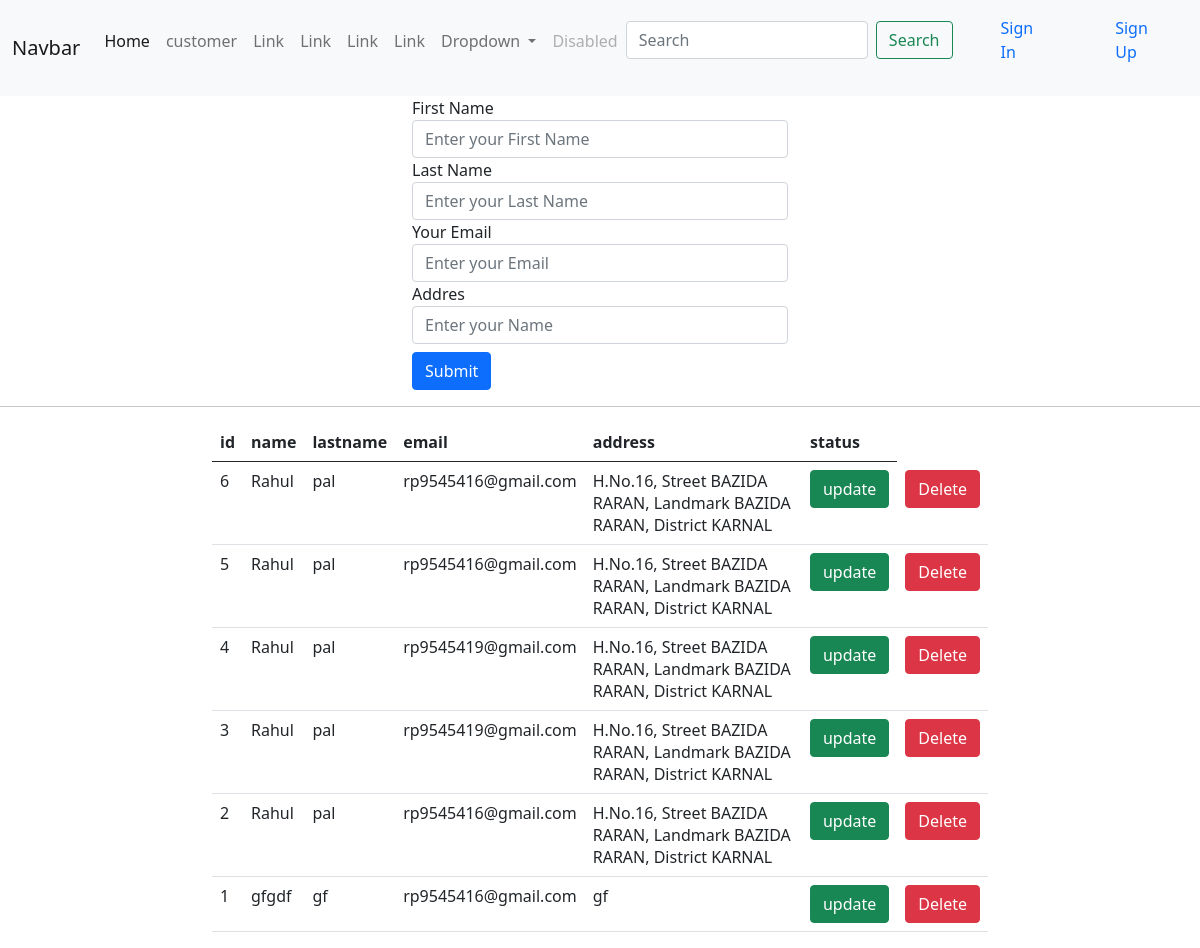
Screenshot of /user/students with the database file from the repository.
### users/models.py (models this page shows, shortened)
class students(models.Model):
    id = models.AutoField(primary_key=True)
    name = models.CharField(max_length=20)
    last_name = models.CharField(max_length=20)
    email=models.EmailField(max_length=254)
    address = models.CharField(max_length=255)

### users/views.py (the view)
# urls.py: path('students',views.student, name='customer'),
def student(request):
    std = students.objects.all().order_by('-pk')
    return render(request, 'create.html', {'std': std})

### users/templates/create.html (shortened to what this page needs)
{% extends "base.html" %}
{% load static %}
{% block content %}
<div class='container-fluid col-4'>
    <form method="post" action='#' id='stu'>
        <div class="form-group">
            <label for="name">First Name</label>
            <input type="text" class="form-control" id="fname" placeholder="Enter your First Name" name="fname"
                required>
            <label for="name">Last Name</label>
            <input type="text" class="form-control" id="lname" placeholder="Enter your Last Name" name="lname" required>
            <label for="email">Your Email</label>
            <input type="email" class="form-control" id="email" placeholder="Enter your Email" name="email" required>
            <label for="uname">Addres</label>
            <input type="text" class="form-control" id="address" placeholder="Enter your Name" name="address" required>
        </div>
        <button type="submit" id='submitbtn' class="btn btn-primary mt-2">Submit</button>
    </form>
</div>
<hr>
<div class="container-fluid col-8">
    <table class="table" id='stdid'>
        <thead>
            <tr><th>id</th>
                <th>name</th>
                <th>lastname</th>
                <th>email</th>
                <th>address</th>
                <th>status</th>
            </tr>
        </thead>
        <tbody>
            {% for s in std %}
            <tr>
                <td scope="row">{{s.id}}</td>
                    <td>{{s.name}}</td>
                <td>{{s.last_name}}</td>
                <td>{{s.email}}</td>
                <td>{{s.address}}</td>
                <td><a href="" class='btn btn-success' id='btnupdate' data-id="{{s.id}}" >update</a></td>
                <td><a href="{% url 'delete' s.id %}"   class='btn btn-danger'>Delete</a></td>
            </tr>
            {% endfor %}
        </tbody>
    </table>
</div>
{% endblock content %}

### rows the page displays
students: id "6", name "Rahul", last_name "pal", email "rp9545416@gmail.com", address "H.No.16, Street BAZIDA RARAN, Landmark BAZIDA RARAN, District KARNAL"
students: id "5", name "Rahul", last_name "pal", email "rp9545416@gmail.com", address "H.No.16, Street BAZIDA RARAN, Landmark BAZIDA RARAN, District KARNAL"
students: id "4", name "Rahul", last_name "pal", email "rp9545419@gmail.com", address "H.No.16, Street BAZIDA RARAN, Landmark BAZIDA RARAN, District KARNAL"
students: id "3", name "Rahul", last_name "pal", email "rp9545419@gmail.com", address "H.No.16, Street BAZIDA RARAN, Landmark BAZIDA RARAN, District KARNAL"
students: id "2", name "Rahul", last_name "pal", email "rp9545416@gmail.com", address "H.No.16, Street BAZIDA RARAN, Landmark BAZIDA RARAN, District KARNAL"
students: id "1", name "gfgdf", last_name "gf", email "rp9545416@gmail.com", address "gf"
